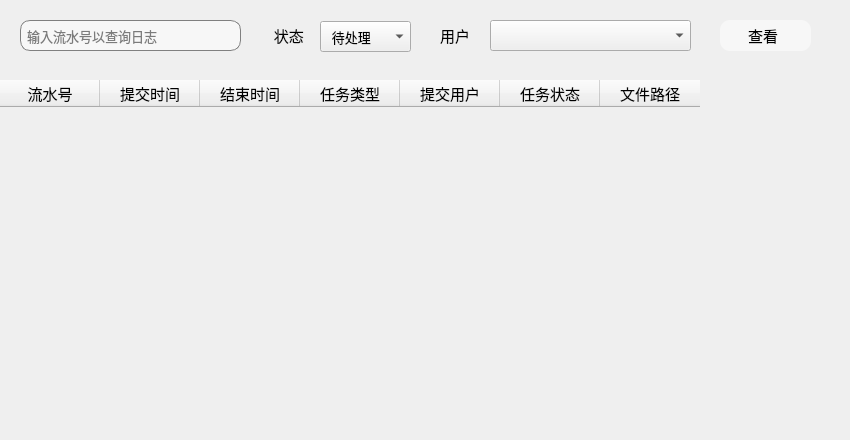
     <widget class="QWidget" name="tab">
      <attribute name="title">
       <string>Tab 1</string>
      </attribute>
      <widget class="QTableWidget" name="tableWidget">
       <property name="geometry">
        <rect>
         <x>0</x>
         <y>80</y>
         <width>841</width>
         <height>351</height>
        </rect>
       </property>
       <property name="maximumSize">
        <size>
         <width>841</width>
         <height>16777215</height>
        </size>
       </property>
       <property name="font">
        <font>
         <family>华文楷体</family>
         <pointsize>11</pointsize>
        </font>
       </property>
       <property name="styleSheet">
        <string notr="true">QTableWidget {
	border: 0px;
	margin: 0px;
	borderradius: 10px;
	border: 10px;
	background-color: rgba(255, 255, 255, 0);
}</string>
       </property>
       <column>
        <property name="text">
         <string>流水号</string>
        </property>
       </column>
       <column>
        <property name="text">
         <string>提交时间</string>
        </property>
       </column>
       <column>
        <property name="text">
         <string>结束时间</string>
        </property>
       </column>
       <column>
        <property name="text">
         <string>任务类型</string>
        </property>
       </column>
       <column>
        <property name="text">
         <string>提交用户</string>
        </property>
       </column>
       <column>
        <property name="text">
         <string>任务状态</string>
        </property>
       </column>
       <column>
        <property name="text">
         <string>文件路径</string>
        </property>
       </column>
      </widget>
      <widget class="QPushButton" name="pushButton">
       <property name="geometry">
        <rect>
         <x>720</x>
         <y>20</y>
         <width>91</width>
         <height>31</height>
        </rect>
       </property>
       <property name="font">
        <font>
         <family>华文楷体</family>
         <pointsize>11</pointsize>
        </font>
       </property>
       <property name="styleSheet">
        <string notr="true">QPushButton{
        border:none;
        color:black;
        font-size:11;
		border-radius:10px;
        padding-left:5px;
        padding-right:10px;
        text-align:middle;
		background:LightGray;
		background-color: rgba(255, 255, 255, 0.5);
    }
    QPushButton:hover{
        color:white;
        border:1px solid #F3F3F5;
        border-radius:10px;
        background:#40E0D0;
    }</string>
       </property>
       <property name="text">
        <string>查看</string>
       </property>
      </widget>
      <widget class="QLineEdit" name="lineEdit">
       <property name="geometry">
        <rect>
         <x>20</x>
         <y>20</y>
         <width>221</width>
         <height>31</height>
        </rect>
       </property>
       <property name="font">
        <font>
         <family>方正姚体</family>
         <pointsize>10</pointsize>
         <weight>50</weight>
         <bold>false</bold>
        </font>
       </property>
       <property name="styleSheet">
        <string notr="true">QLineEdit{
        border:1px solid gray;
        border-radius:10px;
        padding:2px 4px;
		background-color: rgba(255, 255, 255, 0.5);
}</string>
       </property>
       <property name="placeholderText">
        <string>输入流水号以查询日志</string>
       </property>
      </widget>
      <widget class="QComboBox" name="comboBox">
       <property name="geometry">
        <rect>
         <x>320</x>
         <y>21</y>
         <width>91</width>
         <height>31</height>
        </rect>
       </property>
       <property name="sizePolicy">
        <sizepolicy hsizetype="Preferred" vsizetype="Fixed">
         <horstretch>0</horstretch>
         <verstretch>0</verstretch>
        </sizepolicy>
       </property>
       <property name="sizeIncrement">
        <size>
         <width>0</width>
         <height>0</height>
        </size>
       </property>
       <property name="font">
        <font>
         <family>方正姚体</family>
         <pointsize>10</pointsize>
         <weight>50</weight>
         <bold>false</bold>
        </font>
       </property>
       <property name="mouseTracking">
        <bool>false</bool>
       </property>
       <property name="styleSheet">
        <string notr="true"/>
       </property>
       <property name="editable">
        <bool>false</bool>
       </property>
       <item>
        <property name="text">
         <string>  待处理</string>
        </property>
       </item>
       <item>
        <property name="text">
         <string>  已结束</string>
        </property>
       </item>
      </widget>
      <widget class="QComboBox" name="comboBox_2">
       <property name="geometry">
        <rect>
         <x>490</x>
         <y>20</y>
         <width>201</width>
         <height>31</height>
        </rect>
       </property>
       <property name="font">
        <font>
         <family>方正姚体</family>
         <pointsize>10</pointsize>
        </font>
       </property>
       <property name="styleSheet">
        <string notr="true"/>
       </property>
      </widget>
      <widget class="QLabel" name="label">
       <property name="geometry">
        <rect>
         <x>270</x>
         <y>20</y>
         <width>41</width>
         <height>31</height>
        </rect>
       </property>
       <property name="font">
        <font>
         <family>华文楷体</family>
         <pointsize>11</pointsize>
         <weight>50</weight>
         <bold>false</bold>
        </font>
       </property>
       <property name="styleSheet">
        <string notr="true">QLabel :{
	color:white;
}</string>
       </property>
       <property name="text">
        <string> 状态</string>
       </property>
      </widget>
      <widget class="QLabel" name="label_2">
       <property name="geometry">
        <rect>
         <x>440</x>
         <y>20</y>
         <width>31</width>
         <height>31</height>
        </rect>
       </property>
       <property name="font">
        <font>
         <family>华文楷体</family>
         <pointsize>11</pointsize>
         <weight>50</weight>
         <bold>false</bold>
        </font>
       </property>
       <property name="text">
        <string>用户</string>
       </property>
      </widget>
     </widget>
